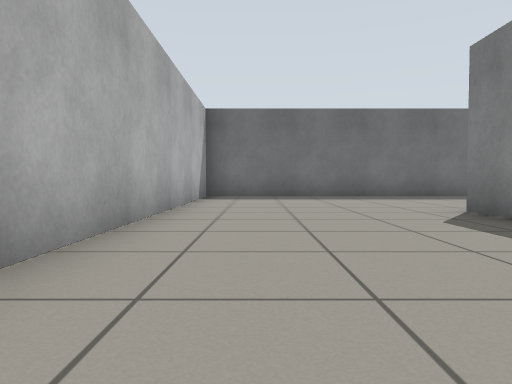
[1] (above)

24 first-person views from a walk through a robot-simulator world made for Gazebo. The camera is 0.5 m above the floor, tilts 2° down and sees 70° across. The floor is counted in squares, 1 m on a side. Each view is taken from the middle of a square. On the plan, view 1 faces up. The plan holds only what a view shows up to about 9 squares ahead; the rest is blank.

[2]
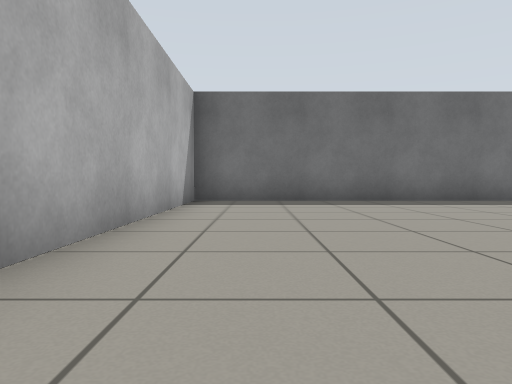

[3]
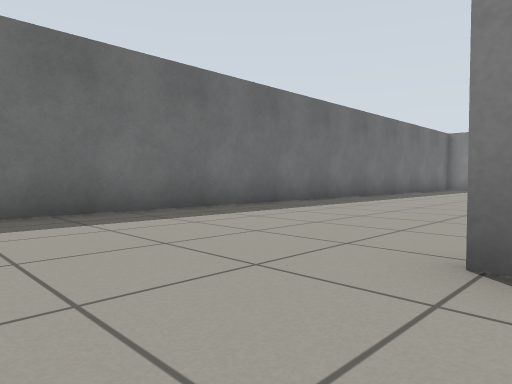

[4]
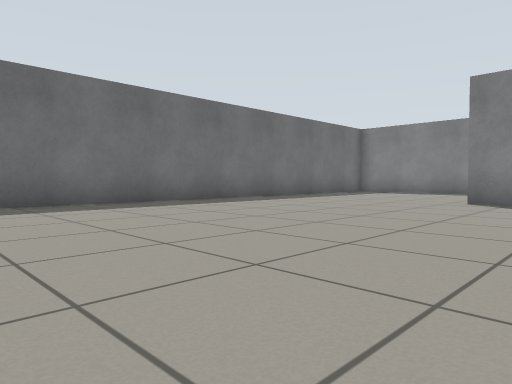

[5]
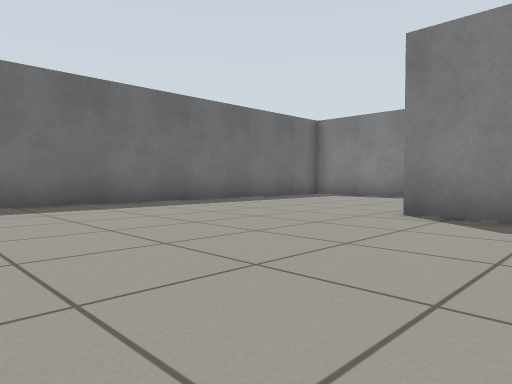

[6]
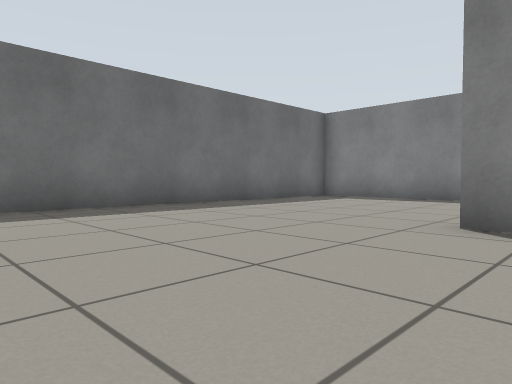

[7]
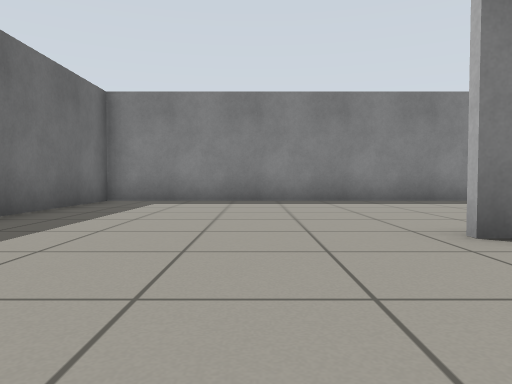

[8]
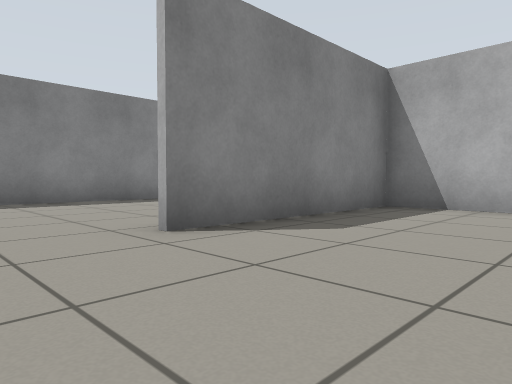

[9]
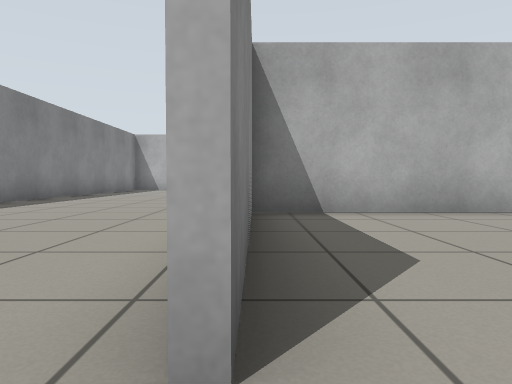

[10]
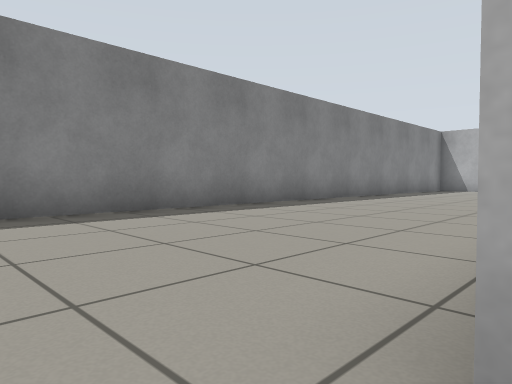

[11]
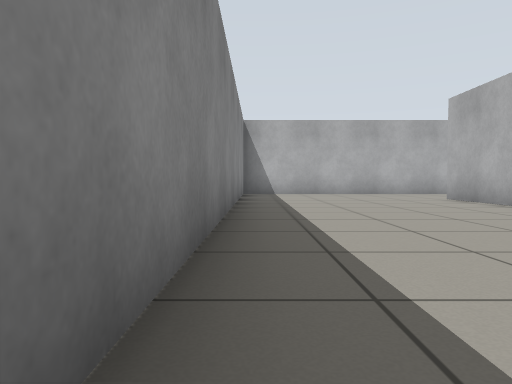

[12]
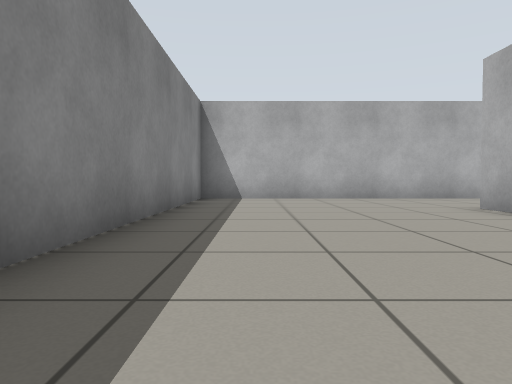

[13]
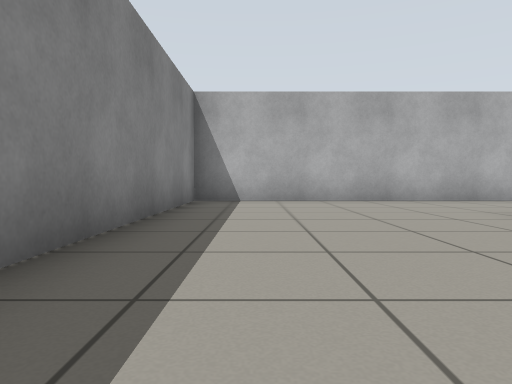

[14]
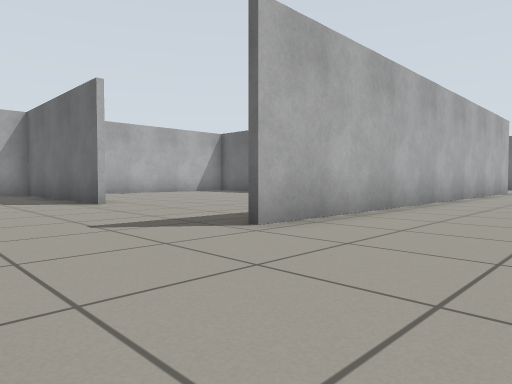

[15]
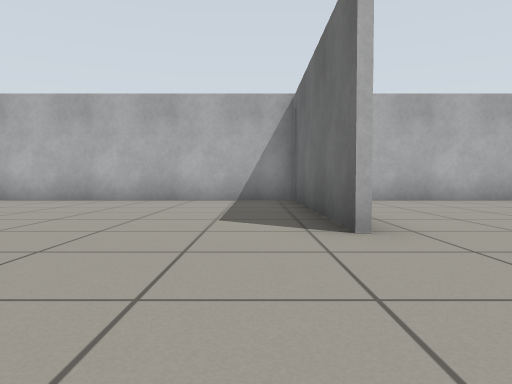

[16]
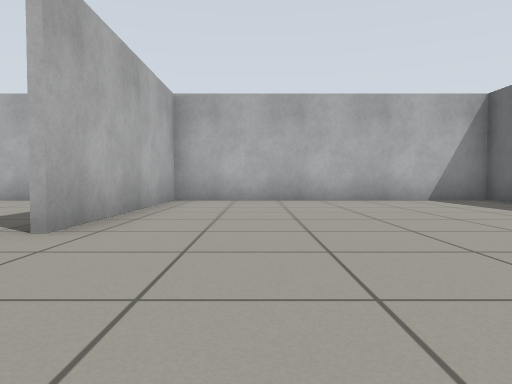

[17]
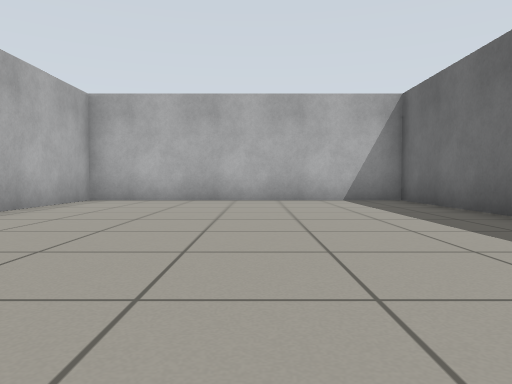

[18]
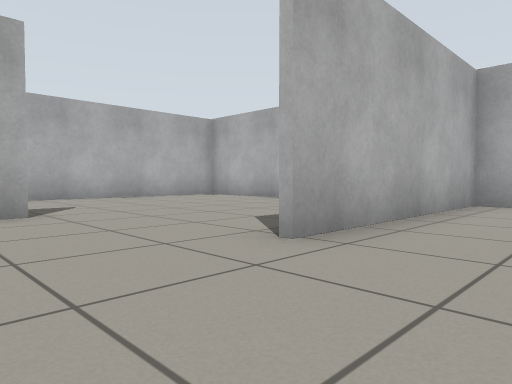

[19]
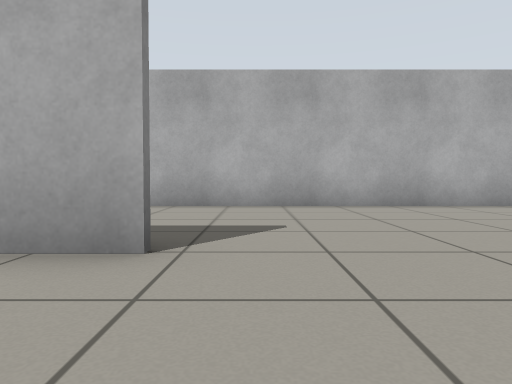

[20]
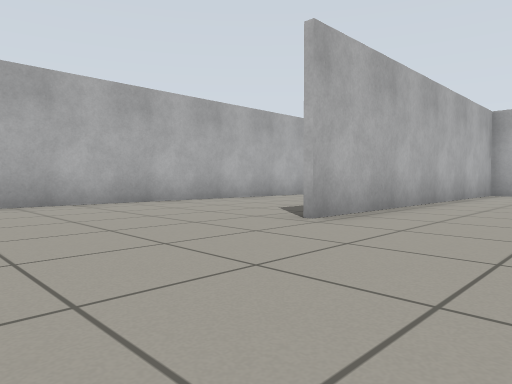

[21]
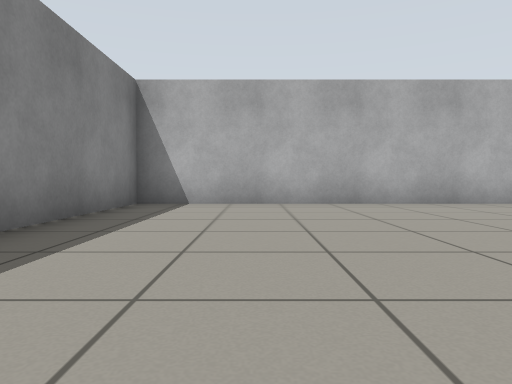

[22]
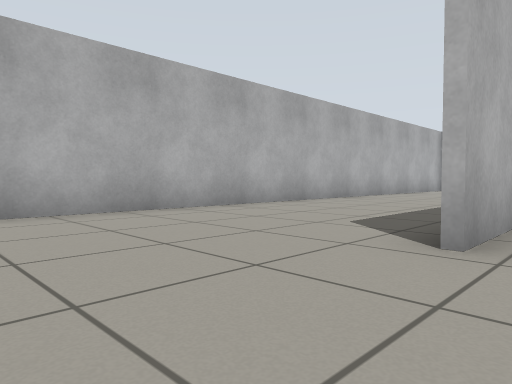

[23]
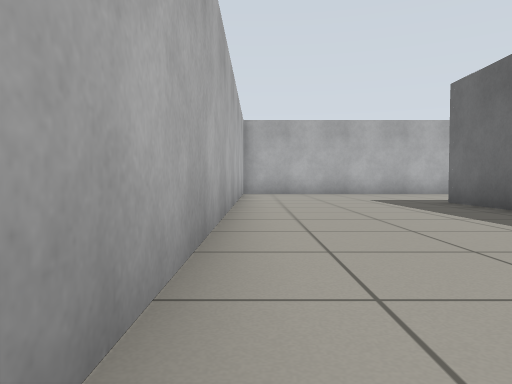

[24]
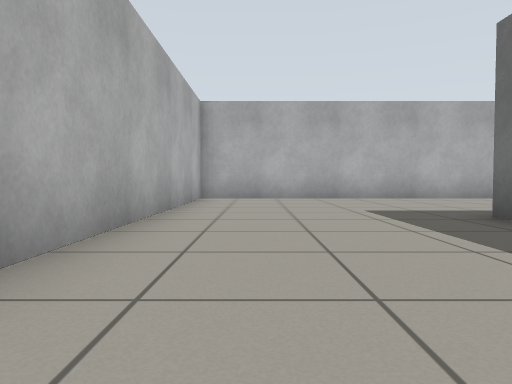

### Floor plan
Points are (right, up) in squares from view 1. A wall is a line through its corners. A room is listed if a view was taken in it or the views show most of it. See-through windows are left out.
Room 1 (views 1, 2, 3, 4, 5, 6, 7, 8, 9, 10, 11, 12, 13, 14, 15, 16, 17, 18, 19, 20, 21, 22, 23, 24)
walls: (8.8, -7.1) (3.4, -7.1); (9.1, 0.6) (13.1, 0.6) (13.1, 5.2); (7.1, 0.4) (3.4, 0.4) (3.4, -14.1); (13.2, 0.1) (13.2, -7.3); (3.3, -6.9) (8.8, -6.9); (9.6, -10.4) (18.4, -10.4) (18.4, 10.4) (-1.4, 10.4) (-1.4, 2); (3.2, 4.5) (3.2, 5.6); (5.2, -14.9) (3.1, -14.9); (4.2, -14.8) (12.2, -14.8); (-1, -19.4) (18.4, -19.4) (18.4, -15.4)

Where each view was taken, in squares from view 1:
view 1: 0 up, 0 right, facing up
view 2: 2 up, 0 right, facing up
view 3: 5 up, 1 right, facing up-right
view 4: 3 up, 5 right, facing up-right
view 5: 3 up, 8 right, facing up-right
view 6: 4 up, 9 right, facing up-right
view 7: 7 up, 10 right, facing right
view 8: 7 up, 10 right, facing down-right
view 9: 6 up, 13 right, facing down
view 10: 6 up, 13 right, facing down-right
view 11: 2 up, 18 right, facing down
view 12: 1 down, 17 right, facing down
view 13: 2 down, 17 right, facing down
view 14: 10 down, 16 right, facing up-left
view 15: 8 down, 12 right, facing left
view 16: 5 down, 12 right, facing left
view 17: 3 down, 12 right, facing left
view 18: 5 down, 11 right, facing down-left
view 19: 8 down, 9 right, facing down
view 20: 12 down, 16 right, facing down-left
view 21: 12 down, 16 right, facing down
view 22: 14 down, 15 right, facing down-left
view 23: 19 down, 11 right, facing left
view 24: 18 down, 8 right, facing left
